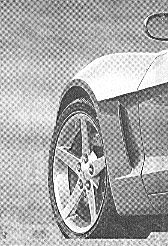
//> input picture Ex1/img/moire.tif, 168 x 246 px
$ ./ayy   (built with g++ and OpenCV 4)
//> lines starting //> are read from the running program, lines starting //| are printed output that depends on the picture
#include <iostream>
#include <cstdio>
#include <opencv2/opencv.hpp>
#include <string>
#include <funcoes.hpp>

using namespace std;
using namespace cv;

//funcao que diminui e interpola a imagem
// [69 lines left out: function dec_int, not called in this run]

	Mat imgMenor(imgTest80.rows,imgTest80.cols,CV_LOAD_IMAGE_COLOR,Scalar(0,0,0));

	resize(dec_int("test80.jpg",4),imgMenor,Size(imgTest80.cols,imgTest80.rows),CV_INTER_CUBIC);

// [136 lines left out: functions pixelDistance, gaussianCoeff, createGaussianHighPassFilter, bandpass, DFT, create_butterworth_lowpass_filter, not called in this run]

void DFTtoIDFT(string nomeFoto){
//> called with nomeFoto = "moire.tif"

  string local = "./img/" + nomeFoto;
  Mat I = imread(local, CV_LOAD_IMAGE_GRAYSCALE);
//> I is the input picture: 246 rows x 168 cols, CV_8UC1; min 0, max 255, mean 169.7

  if( I.empty()){

    printf("Erro de Mat\n");
    exit(0);
  }

  Mat padded;                            //expand input image to optimal size
  int m = getOptimalDFTSize( I.rows );
//> m = 250
  int n = getOptimalDFTSize( I.cols ); // on the border add zero values
//> n = 180
  copyMakeBorder(I, padded, 0, m - I.rows, 0, n - I.cols, BORDER_CONSTANT, Scalar::all(0));
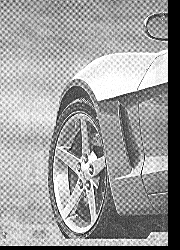
//> padded: 250 rows x 180 cols, CV_8UC1; min 0, max 255, mean 155.8

  Mat planes[] = {Mat_<float>(padded), Mat::zeros(padded.size(), CV_32F)};
//> planes[1]: 250 rows x 180 cols, CV_32FC1; every value is 0
  Mat complexI;
  merge(planes, 2, complexI);         // Add to the expanded another plane with zeros

  dft(complexI, complexI);            // this way the result may fit in the source matrix

  // compute the magnitude and switch to logarithmic scale
  // => log(1 + sqrt(Re(DFT(I))^2 + Im(DFT(I))^2))
  split(complexI, planes);                   // planes[0] = Re(DFT(I), planes[1] = Im(DFT(I))
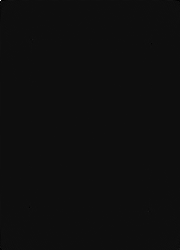
//> planes[0]: 250 rows x 180 cols, CV_32FC1; min -429700.6, max 7012254, mean 154; drawn with min black and max white

  magnitude(planes[0], planes[1], planes[0]);// planes[0] = magnitude
  Mat magI = planes[0];

  magI += Scalar::all(1);                    // switch to logarithmic scale
  log(magI, magI);

  // crop the spectrum, if it has an odd number of rows or columns
  magI = magI(Rect(0, 0, magI.cols & -2, magI.rows & -2));

  // rearrange the quadrants of DFT image  so that the origin is at the image center
  int cx = magI.cols/2;
//> cx = 90
  int cy = magI.rows/2;
//> cy = 125

  Mat q0(magI, Rect(0, 0, cx, cy));   // Top-Left - Create a ROI per quadrant
  Mat q1(magI, Rect(cx, 0, cx, cy));  // Top-Right
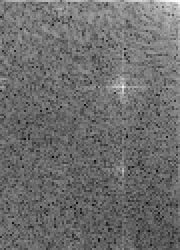
//> q1: 125 rows x 90 cols, CV_32FC1 (shown 2 times larger); min 4.52, max 13.27, mean 8.28; drawn with min black and max white
  Mat q2(magI, Rect(0, cy, cx, cy));  // Bottom-Left
  Mat q3(magI, Rect(cx, cy, cx, cy)); // Bottom-Right

  Mat tmp;                           // swap quadrants (Top-Left with Bottom-Right)
  q0.copyTo(tmp);
  q3.copyTo(q0);
  tmp.copyTo(q3);

  q1.copyTo(tmp);                    // swap quadrant (Top-Right with Bottom-Left)
  q2.copyTo(q1);
  tmp.copyTo(q2);


  normalize(magI, magI, 0, 1, CV_MINMAX); // Transform the matrix with float values into a
  //normalize(phaseVals, phaseVals, 0, 1, CV_MINMAX);
  // viewable image form (float between values 0 and 1).

  imshow("Input Image"       , I   );    // Show the result
  imshow("Spectrum Magnitude", magI);
  waitKey();

  //calculating the idft
  cv::Mat inverseTransform;
  cv::dft(complexI, inverseTransform, cv::DFT_INVERSE|cv::DFT_REAL_OUTPUT);
  normalize(inverseTransform, inverseTransform, 0, 1, CV_MINMAX);
  imshow("Reconstructed", inverseTransform);
  waitKey();

  Mat filter1;
  planes[0].copyTo(filter1);
  Mat filter2;
  planes[1].copyTo(filter2);

  for( int i = 0; i < filter1.rows; ++i)
  {
    for(int u=7;u<15;++u)
    {
      filter1.at<uchar>(i,u)=0;
      filter2.at<uchar>(i,u)=0;
    }

  }
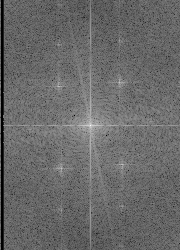
//> filter1: 250 rows x 180 cols, CV_32FC1; min 0, max 1, mean 0.414
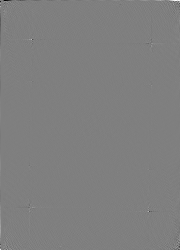
//> filter2: 250 rows x 180 cols, CV_32FC1; min -415653.8, max 415653.8, mean 9.2; drawn with min black and max white

  Mat inverse[] = {filter1,filter2};
  Mat filterspec;
  merge(inverse, 2, filterspec);

  //Mat filtro = bandpass(10,4,39,30,complexI.rows/2,complexI.cols/2);
  //createGaussianHighPassFilter(Size(128, 128), 16.0);

  //Mat inverseTransform;
  dft(filterspec, inverseTransform,cv::DFT_INVERSE|cv::DFT_REAL_OUTPUT);
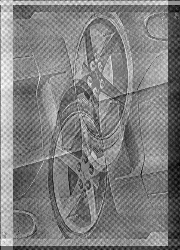
//> inverseTransform: 250 rows x 180 cols, CV_32FC1; min -6375435.5, max 6375356, mean 0.3; drawn with min black and max white

  Mat finalImage;
  inverseTransform.convertTo(finalImage, CV_8U);
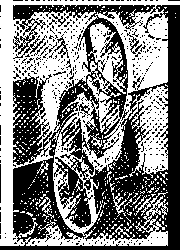
//> finalImage: 250 rows x 180 cols, CV_8UC1; min 0, max 255, mean 127.5

  imshow("tentativa",finalImage);
  waitKey(0);

}

int main(){

  // [41 lines of commented-out code are left out]

  DFTtoIDFT("moire.tif");

  // [9 lines of commented-out code are left out]

  destroyAllWindows();


  return 0;
}

$ run again, with img/histuniversity.png saved as Ex1/img/moire.tif
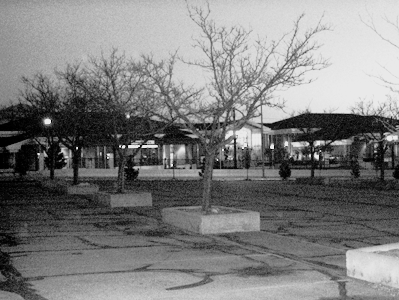
//> input picture img/histuniversity.png, 399 x 300 px
//> in DFTtoIDFT, I is the input picture: 300 rows x 399 cols, CV_8UC1; min 0, max 233, mean 125.6
//> after the loop in DFTtoIDFT, `for( int i = 0; i < filter1.rows; ++i)`:
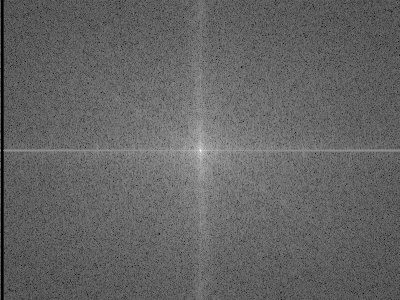
//> filter1: 300 rows x 400 cols, CV_32FC1; min 0, max 1, mean 0.395
//> in DFTtoIDFT, `inverseTransform.convertTo(finalImage, CV_8U);`:
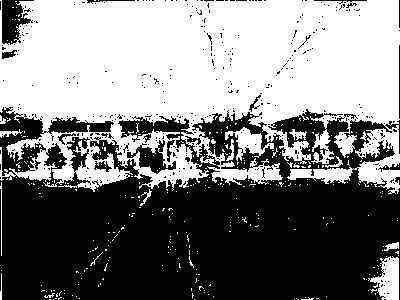
//> finalImage: 300 rows x 400 cols, CV_8UC1; min 0, max 255, mean 127.5
